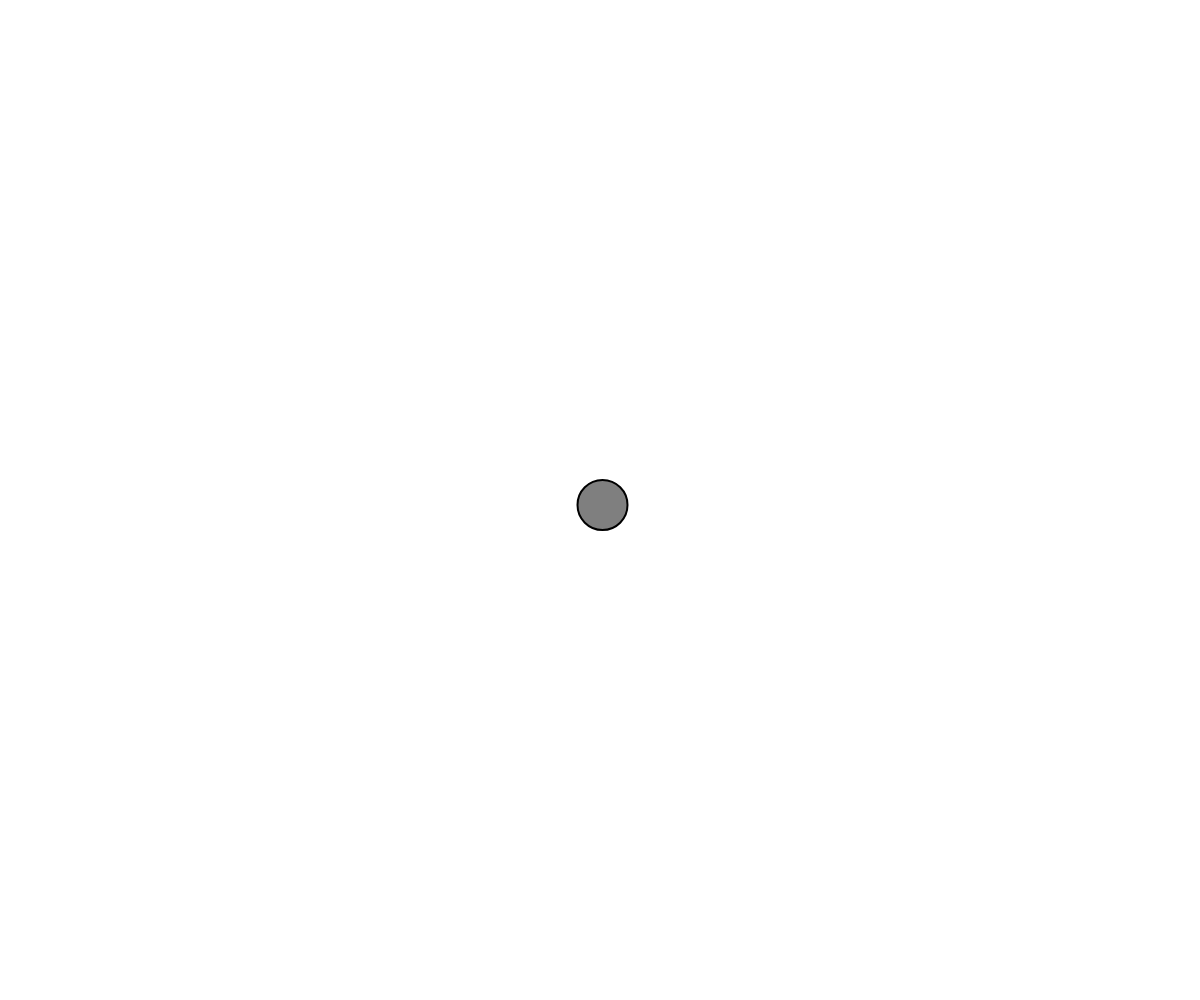
Frame 1 (no input)
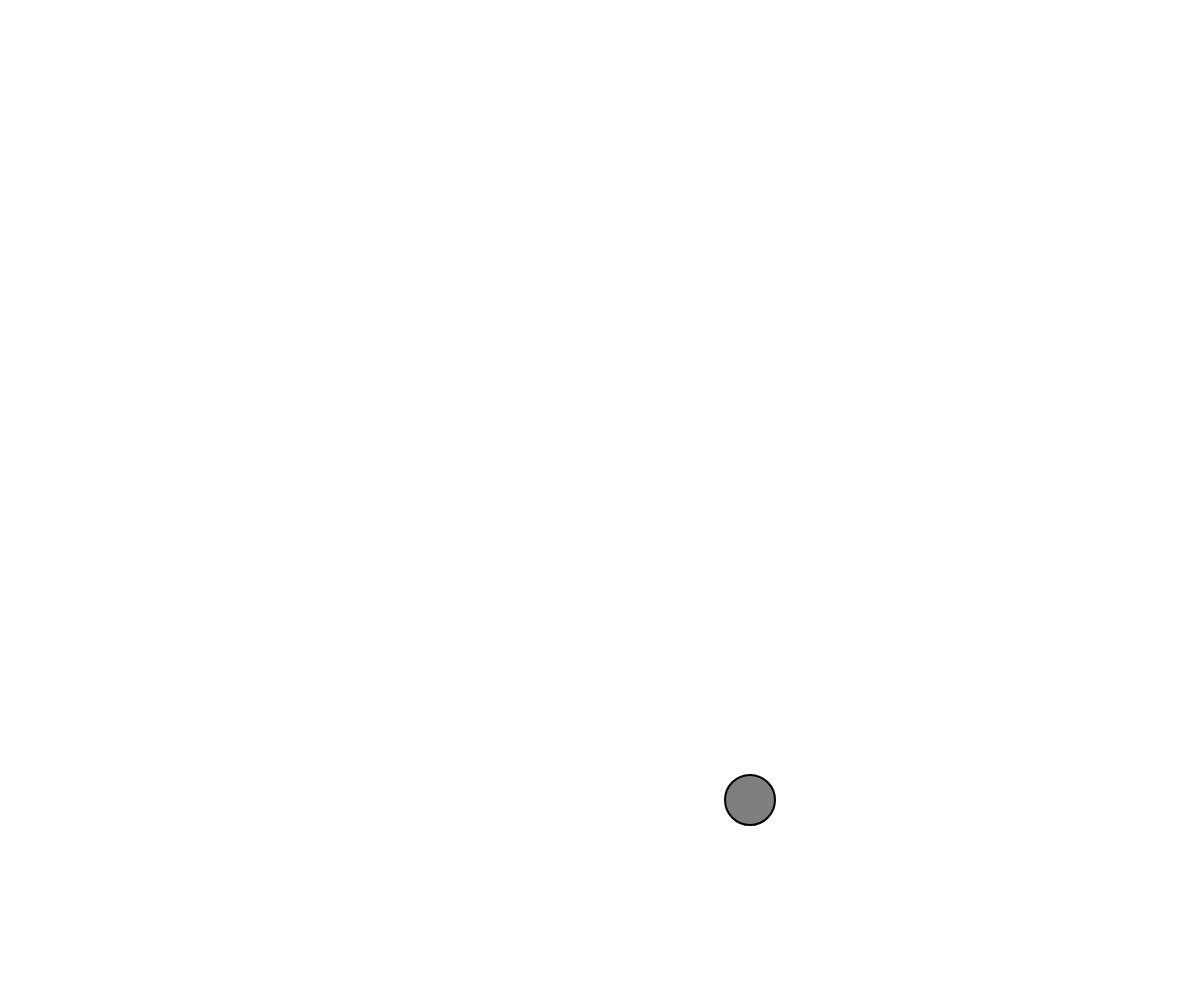
Frame 60 (no input)
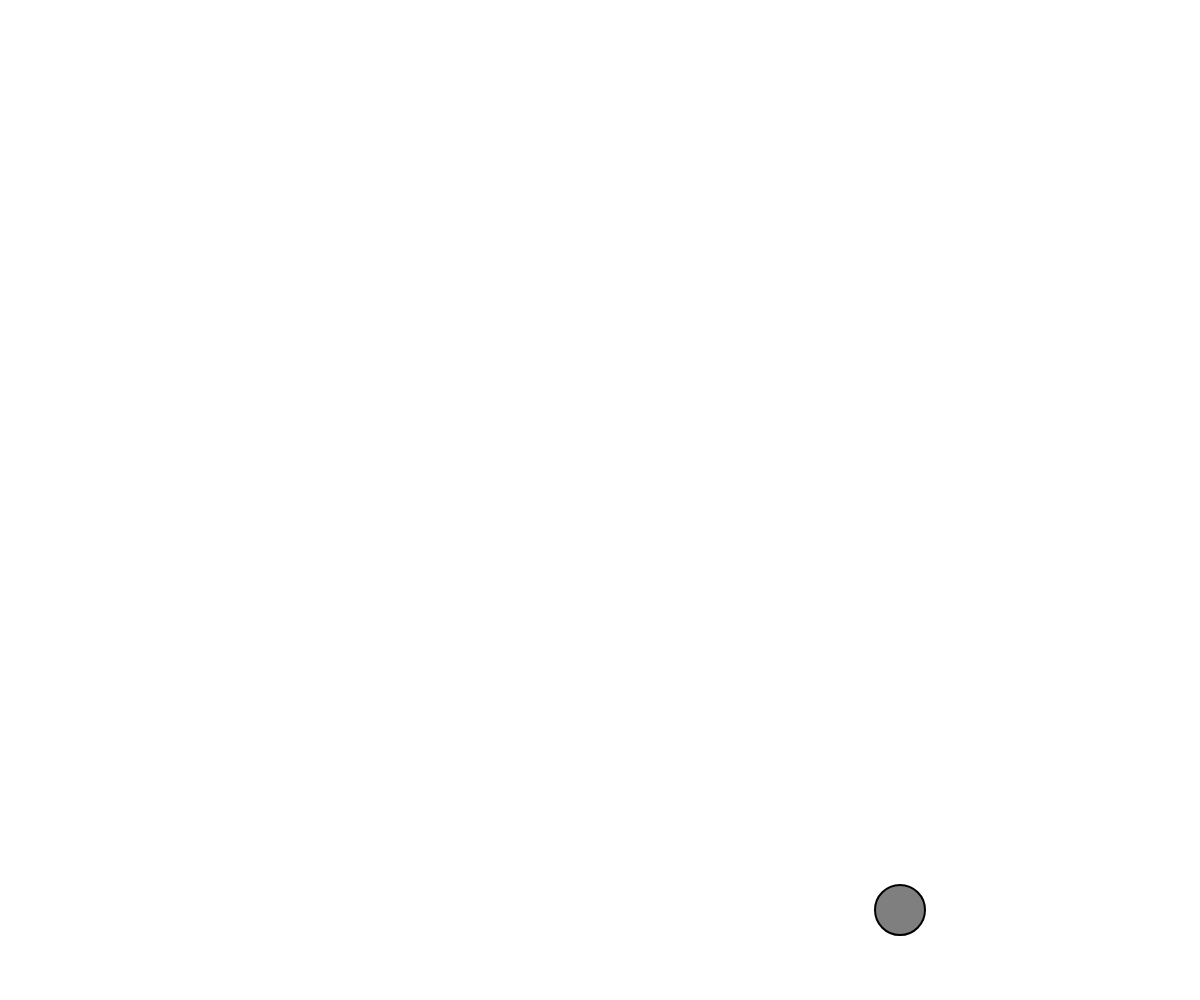
Frame 120 (the mouse pressed at the canvas centre since frame 60)

The p5.js sketch that drew these frames (run headless with seeded random() and noise() and a simulated clock; from frame 60 on, the mouse is pressed at the canvas centre):

// p5.js sketch
// ── sketch.js
let b;

function setup() {
	createCanvas(windowWidth, windowHeight);
	b = new Ball();
}

function draw() {
	background(255);
	b.update();
	b.display();
}
// ── Ball.js
class Ball {
    constructor() {
        this.position = createVector(width/2, height/2);
        this.velocity = createVector(2.5, 5);
    }


    update() {
        this.position.add(this.velocity);
        if ((this.position.x > width) || (this.position.x < 0) ) {
            this.velocity.x = this.velocity.x * -1;
        }
        if ((this.position.y > height) || (this.position.y < 0) ) {
            this.velocity.y = this.velocity.y * -1;
        }
    }


    display() {
        stroke(0);
        strokeWeight(2);
        fill(127);
        ellipse(this.position.x, this.position.y, 50, 50);
    }

}
